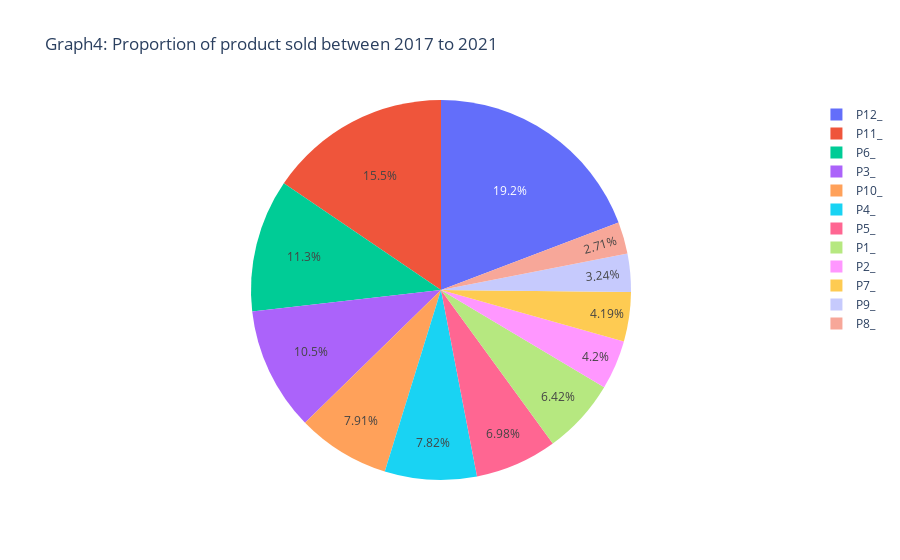

The notebook cell this image was saved under:
### Markdown cell above
<p>These last two graphs reveal more precisely the distribution of sales over each month for all years for graph 2, and for a selected year for graph 3.</p> 
<p>January and December are the months with the highest sales in each year. May and June follow. From 2017
to 2020, there is a difference of almost 2.5 million between December and January sales and May and June sales.
</p>
<p> for next sections, we caraterise period frm december and january as sales period 1 and the period of mai and june as sales period 2. </p>

### Code cell
fig = px.pie(data, values='Sales_Volume', names='Product_ID', title='Graph4: Proportion of product sold between 2017 to 2021')
fig.show()

### Figure 1 — Plotly figure (JSON) as saved in the notebook; plotly's stock layout.template omitted (floating-point values rounded to 4 significant figures; data arrays with more than 128 entries replaced by an {"elided": "..."} marker saying what was removed)
{"data": [{"domain": {"x": [0, 1], "y": [0, 1]}, "hovertemplate": "Product_ID=%{label}<br>Sales_Volume=%{value}<extra></extra>", "labels": {"elided": "19992 str values"}, "legendgroup": "", "name": "", "showlegend": true, "type": "pie", "values": {"elided": "19992 float values"}}], "layout": {"legend": {"tracegroupgap": 0}, "title": {"text": "Graph4: Proportion of product sold between 2017 to 2021"}}}
